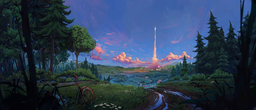
#> input picture img.png, 256 x 110 px, shrunk from 960 x 411 before the run
$ jupyter execute final_project.ipynb
#> lines starting #> are read from the running program, lines starting #| are printed output that depends on the picture; after the words box and inside, x2 and y2 are one past the last pixel; in counts of white or black regions, pixels touching at a corner belong together; long printed decimals are rounded
[cell 1]
import cv2
import matplotlib.pyplot as plt
import numpy as np
import json
from scipy.fftpack import dct, idct
from math import log10, sqrt

# global Quantization Parameter to be used for compression (higher values increase compression)
# Expects QP from 0 - 50
QP_value = 1

########################################################
################### Helper functions ###################
########################################################

# implement 2D DCT
def dct2(a):
    return dct(dct(a.T, norm='ortho').T, norm='ortho')

# implement 2D IDCT
def idct2(a):
    return idct(idct(a.T, norm='ortho').T, norm='ortho')

def get_dim(QP_value):
    resizing_factor = 100 - QP_value * 1.8
    # Ensure the resizing factor is between 10 and 100
    resizing_factor = max(min(resizing_factor, 100), 10)

    width = int(image.shape[1] * resizing_factor / 100)
    height = int(image.shape[0] * resizing_factor / 100)
    return (width, height)

def padArray(arr):
    height, width = arr.shape
    new_height = (height + 7) // 8 * 8
    new_width = (width + 7) // 8 * 8
    padded_array = np.zeros((new_height, new_width), dtype=arr.dtype)
    padded_array[:height, :width] = arr # copy values

    # Pad the right side with values from the last column
    padded_array[:height, width:new_width] = np.tile(arr[:, -1], (1, new_width - width))
    # Pad the bottom with values from the last row
    padded_array[height:new_height, :] = np.tile(arr[-1, :], (new_height - height, 1))
    return padded_array

# Creating tree nodes
class NodeTree(object):

    def __init__(self, left=None, right=None):
        self.left = left
        self.right = right

    def children(self):
        return (self.left, self.right)

    def nodes(self):
        return (self.left, self.right)

    def __str__(self):
        return '%s_%s' % (self.left, self.right)

# Main function implementing huffman coding
def huffman_code_tree(node, left=True, binString=''):
    if type(node) is np.float64:
        return {node: binString}
    (l, r) = node.children()
    d = dict()
    d.update(huffman_code_tree(l, True, binString + '0'))
    d.update(huffman_code_tree(r, False, binString + '1'))
    return d

def encode_huffman(arr):
  # Calculating frequency
  input = arr.flatten()
  freq = {}
  for c in input:
      if c in freq:
          freq[c] += 1
      else:
          freq[c] = 1

  freq = sorted(freq.items(), key=lambda x: x[1], reverse=True)

  nodes = freq

  while len(nodes) > 1:
      (key1, c1) = nodes[-1]
      (key2, c2) = nodes[-2]
      nodes = nodes[:-2]
      node = NodeTree(key1, key2)
      nodes.append((node, c1 + c2))

      nodes = sorted(nodes, key=lambda x: x[1], reverse=True)

  # create huffman code tree
  huffmanCode = huffman_code_tree(nodes[0][0])

  #encode the array
  encode = ""
  for val in input:
    encode += huffmanCode[val]
  return encode, huffmanCode

# splits the image into 8x8 blocks and applies DCT to each block
# the blocks are then compressed (depending on QP some values are set to 0)
# then each block is huffman encoded and stored into a binary string
def applyDCT(img):
  imgDCT = np.zeros((img.shape[0], img.shape[1]), dtype=np.double)
  encodedBinaryImg = ""
  huffmanCodes = []
  for i in range(img.shape[0]//8):
    for j in range(img.shape[1]//8):
      imgBlock = img[i*8:i*8+8, j*8:j*8+8]
      imgBlockDCT = dct2(imgBlock) # apply DCT

      imgBlockDCT = np.round(imgBlockDCT) # round values to full integers
      threshold = int(round(8 - QP_value * 7 / 50.0)) # QP (lossy) compression
      threshold = max(min(threshold, 8), 1)
      imgBlockDCT[threshold:, threshold:] = 0
      #imgBlockDCT[2:8, 2:8] = 0
      binary, huffmanCode = encode_huffman(imgBlockDCT)
      encodedBinaryImg += binary
      huffmanCodes.append(huffmanCode)

      imgDCT[i*8:i*8+8, j*8:j*8+8] = imgBlockDCT

  return imgDCT, encodedBinaryImg, huffmanCodes

# decodes the binary string and restores the original 8x8 DCT block
def decode_huffman(binary, huffCode):
  # decode 1 block at a time
  imgBlockDCT = np.zeros((64), dtype=np.double)
  currentStr = ""
  pixel = 0
  i = 0
  for char in binary:
    if pixel >= 64:
      break
    currentStr += char
    i += 1

    for char, code in huffCode.items():
      if code == currentStr:
        imgBlockDCT[pixel] = float(char)
        currentStr = ""
        pixel +=1

  return imgBlockDCT.reshape(8, 8), binary[i:]

def PSNR(original, compressed):
    mse = np.mean((original - compressed) ** 2)
    if(mse == 0):  # MSE is zero means no noise is present in the signal .
                  # Therefore PSNR have no importance.
        return 100
    max_pixel = 255.0
    psnr = 20 * log10(max_pixel / sqrt(mse))
    return psnr

####################################################################
################## Start of main function code #####################
################## Encoder part of the code    #####################
####################################################################

# Read raw input image
imageRaw = cv2.imread('img.png')
#> imageRaw is the input picture: shape (110, 256, 3); mean B, G, R 84, 61.4, 45.2

# convert to correct  color space
image = cv2.cvtColor(imageRaw, cv2.COLOR_BGR2YUV)
#> image: shape (110, 256, 3); mean of channels 0, 1, 2 59.1, 140.1, 115.8

# split into y u v channels
y, u, v = cv2.split(image)
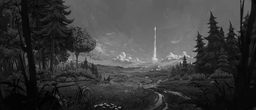
#> y: shape (110, 256); min 0, max 216, mean 59.1
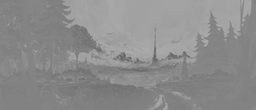
#> u: shape (110, 256); min 97, max 172, mean 140.1
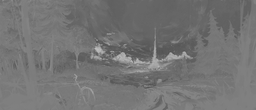
#> v: shape (110, 256); min 83, max 189, mean 115.8
originalSize = y.shape
#> originalSize = (110, 256)

# downsample chrominance channels based on QP input (lossy compression)
# QP of 50 scales them to 10% size, QP 0f 0 keeps them at 100%
ds_u = cv2.resize(u, get_dim(QP_value), interpolation = cv2.INTER_AREA)
ds_v = cv2.resize(v, get_dim(QP_value), interpolation = cv2.INTER_AREA)

# size them back up to the same size of Y channel
ds_u = cv2.resize(ds_u, (originalSize[1], originalSize[0]), interpolation=cv2.INTER_AREA)
#> ds_u: shape (110, 256)
ds_v = cv2.resize(ds_v, (originalSize[1], originalSize[0]), interpolation=cv2.INTER_AREA)
#> ds_v: shape (110, 256)

# pad images to multiples of 8
paddedY = padArray(y)
#> in padArray, `padded_array[height:new_height, :] = np.tile(arr[-1, :], (new_height -..`: padded_array: shape (112, 256); min 0, max 216, mean 58.4
paddedU = padArray(ds_u)
#> in padArray (call 2), `padded_array[:height, :width] = arr`:
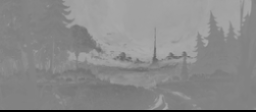
#> padded_array: shape (112, 256); min 0, max 170, mean 137.5
#> in padArray (call 2), `padded_array[height:new_height, :] = np.tile(arr[-1, :], (new_height -..`:
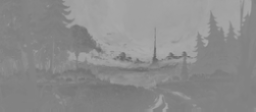
#> padded_array: shape (112, 256); 1.79% of pixels changed, all inside (x1, y1, x2, y2) = (0, 110, 256, 112)
paddedV = padArray(ds_v)
#> in padArray (call 3), `padded_array[:height, :width] = arr`:
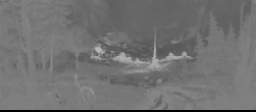
#> padded_array: shape (112, 256); min 0, max 187, mean 113.6
#> in padArray (call 3), `padded_array[height:new_height, :] = np.tile(arr[-1, :], (new_height -..`:
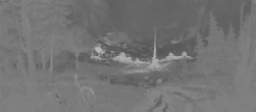
#> padded_array: shape (112, 256); 1.79% of pixels changed, all inside (x1, y1, x2, y2) = (0, 110, 256, 112)

# compressed output and huffman codes for each block
encodedBinaryImg = ""
huffmanCodes = []

# apply the DCT to each channel and store them
imgDCTY, binaryString, huffmanCode = applyDCT(paddedY)
#> after the loop in applyDCT, `for i in range(img.shape[0]//8):`:
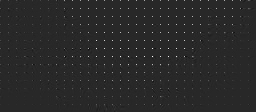
#> imgDCT: shape (112, 256) float64; min -243, max 1293, mean 7.5; drawn with min black and max white
encodedBinaryImg += binaryString
huffmanCodes += huffmanCode

imgDCTU, binaryString, huffmanCode = applyDCT(paddedU)
#> after the loop in applyDCT (call 2), `for i in range(img.shape[0]//8):`:
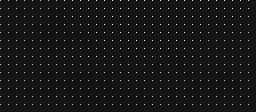
#> imgDCT: shape (112, 256) float64; min -117, max 1339, mean 17.6; drawn with min black and max white
encodedBinaryImg += binaryString
huffmanCodes += huffmanCode

imgDCTV, binaryString, huffmanCode = applyDCT(paddedV)
encodedBinaryImg += binaryString
huffmanCodes += huffmanCode

# store the compressed "jpg" as file (its not a real jpg..)
# note: this compressed version does not include the huffman code tree
#       the resulting filesize would be much bigger than the input image..
file_name = "out.bin"
byte_data = bytes(int(encodedBinaryImg[i:i+8], 2) for i in range(0, len(encodedBinaryImg), 8))
with open(file_name, 'wb') as f:
    f.write(byte_data)


##########################################################
############### Decoder part of the code #################
##########################################################

# now the file can be read and restored back to a PNG
# read binary data
with open("out.bin", 'rb') as jpgFile:
    byte_data = jpgFile.read()
# Convert the file back to a binary string
binary_data = ''.join(format(byte, '08b') for byte in byte_data)

# arrays to recreate image
imgCompPaddedY = np.zeros((paddedY.shape[0], paddedY.shape[1]), dtype=np.uint8)
imgCompPaddedU = np.zeros((paddedU.shape[0], paddedU.shape[1]), dtype=np.uint8)
imgCompPaddedV = np.zeros((paddedV.shape[0], paddedV.shape[1]), dtype=np.uint8)

# Decode each 8x8 Block back into an image
# do this for each component of the image (Y,U,V)
decodedBlock = 0
for i in range(imgDCTY.shape[0]//8):
  for j in range(imgDCTY.shape[1]//8):
    imgBlockDCT, binary_data = decode_huffman(binary_data, huffmanCodes[decodedBlock])
    decodedBlock += 1
    imgBlock = idct2(imgBlockDCT)
    imgBlock[imgBlock < 0] = 0
    imgBlock[imgBlock > 255] = 255

    imgCompPaddedY[i*8:i*8+8, j*8:j*8+8] = imgBlock

for i in range(imgDCTU.shape[0]//8):
  for j in range(imgDCTU.shape[1]//8):
    imgBlockDCT, binary_data = decode_huffman(binary_data, huffmanCodes[decodedBlock])
    decodedBlock += 1
    imgBlock = idct2(imgBlockDCT)
    imgBlock[imgBlock < 0] = 0
    imgBlock[imgBlock > 255] = 255

    imgCompPaddedU[i*8:i*8+8, j*8:j*8+8] = imgBlock

for i in range(imgDCTV.shape[0]//8):
  for j in range(imgDCTV.shape[1]//8):
    imgBlockDCT, binary_data = decode_huffman(binary_data, huffmanCodes[decodedBlock])
    decodedBlock += 1
    imgBlock = idct2(imgBlockDCT)
    imgBlock[imgBlock < 0] = 0
    imgBlock[imgBlock > 255] = 255

    imgCompPaddedV[i*8:i*8+8, j*8:j*8+8] = imgBlock
#> this loop made 14 passes

# restore it back to the correct size (remove padding)
imgCompY = imgCompPaddedY[:originalSize[0], :originalSize[1]]

imgCompU = imgCompPaddedU[:originalSize[0], :originalSize[1]]
imgCompV = imgCompPaddedV[:originalSize[0], :originalSize[1]]

# merge the 3 channels and convert them to BRG color space
merged = cv2.merge([imgCompY, imgCompU, imgCompV])
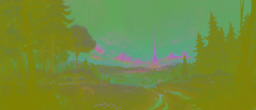
#> merged: shape (110, 256, 3); mean of channels 0, 1, 2 58.6, 139.6, 115.1; drawn as B, G, R
imageCompressed = cv2.cvtColor(merged, cv2.COLOR_YUV2BGR)

# decoding complete, show the image
cv2.imshow("Input", imageRaw)
cv2.imshow("Compressed Image", imageCompressed)
cv2.imwrite("out.png", imageCompressed)

# calculate PSNR
print("PSNR value: " + str(PSNR(imageRaw, imageCompressed)))
#| PSNR value: 39.130

cv2.waitKey(0)
cv2.destroyAllWindows()
